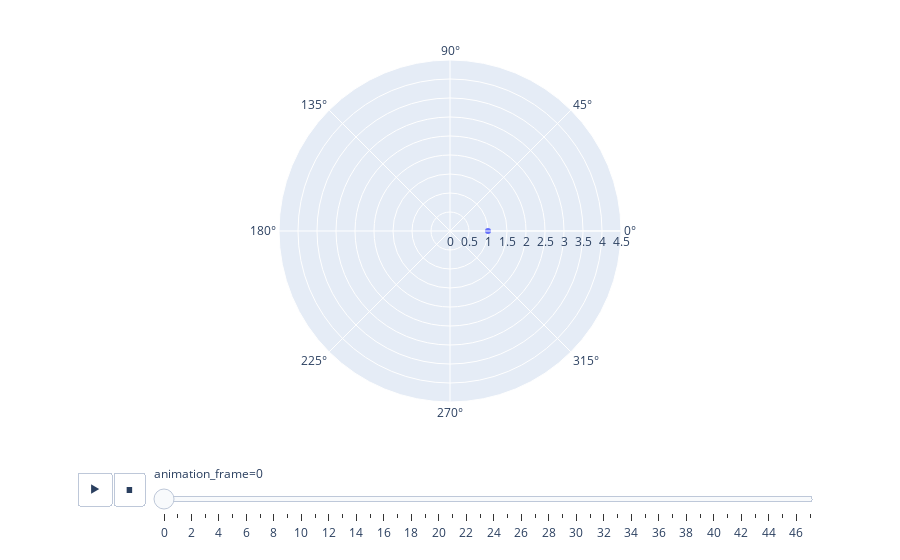

Notebook code cell kept with this figure:
### Code cell
px.scatter_polar(r=1.03**t, theta=t*𝜃,
                 animation_frame=t,
                 start_angle=0,
                 range_r=[0, 4.5],
                 direction='counterclockwise')

### Figure 1 — Plotly figure (JSON) as saved in the notebook; plotly's stock layout.template omitted (floating-point values rounded to 4 significant figures)
{"data": [{"hovertemplate": "animation_frame=0<br>r=%{r}<br>theta=%{theta}<extra></extra>", "legendgroup": "", "marker": {"color": "#636efa", "symbol": "circle"}, "mode": "markers", "name": "", "r": [1.0], "showlegend": false, "subplot": "polar", "theta": [0], "type": "scatterpolar"}], "layout": {"legend": {"tracegroupgap": 0}, "margin": {"t": 60}, "polar": {"angularaxis": {"direction": "counterclockwise", "rotation": 0}, "domain": {"x": [0.0, 1.0], "y": [0.0, 1.0]}, "radialaxis": {"range": [0, 4.5]}}, "sliders": [{"active": 0, "currentvalue": {"prefix": "animation_frame="}, "len": 0.9, "pad": {"b": 10, "t": 60}, "steps": [{"args": [["0"], {"frame": {"duration": 0, "redraw": true}, "fromcurrent": true, "mode": "immediate", "transition": {"duration": 0, "easing": "linear"}}], "label": "0", "method": "animate"}, {"args": [["1"], {"frame": {"duration": 0, "redraw": true}, "fromcurrent": true, "mode": "immediate", "transition": {"duration": 0, "easing": "linear"}}], "label": "1", "method": "animate"}, {"args": [["2"], {"frame": {"duration": 0, "redraw": true}, "fromcurrent": true, "mode": "immediate", "transition": {"duration": 0, "easing": "linear"}}], "label": "2", "method": "animate"}, {"args": [["3"], {"frame": {"duration": 0, "redraw": true}, "fromcurrent": true, "mode": "immediate", "transition": {"duration": 0, "easing": "linear"}}], "label": "3", "method": "animate"}, {"args": [["4"], {"frame": {"duration": 0, "redraw": true}, "fromcurrent": true, "mode": "immediate", "transition": {"duration": 0, "easing": "linear"}}], "label": "4", "method": "animate"}, {"args": [["5"], {"frame": {"duration": 0, "redraw": true}, "fromcurrent": true, "mode": "immediate", "transition": {"duration": 0, "easing": "linear"}}], "label": "5", "method": "animate"}, {"args": [["6"], {"frame": {"duration": 0, "redraw": true}, "fromcurrent": true, "mode": "immediate", "transition": {"duration": 0, "easing": "linear"}}], "label": "6", "method": "animate"}, {"args": [["7"], {"frame": {"duration": 0, "redraw": true}, "fromcurrent": true, "mode": "immediate", "transition": {"duration": 0, "easing": "linear"}}], "label": "7", "method": "animate"}, {"args": [["8"], {"frame": {"duration": 0, "redraw": true}, "fromcurrent": true, "mode": "immediate", "transition": {"duration": 0, "easing": "linear"}}], "label": "8", "method": "animate"}, {"args": [["9"], {"frame": {"duration": 0, "redraw": true}, "fromcurrent": true, "mode": "immediate", "transition": {"duration": 0, "easing": "linear"}}], "label": "9", "method": "animate"}, {"args": [["10"], {"frame": {"duration": 0, "redraw": true}, "fromcurrent": true, "mode": "immediate", "transition": {"duration": 0, "easing": "linear"}}], "label": "10", "method": "animate"}, {"args": [["11"], {"frame": {"duration": 0, "redraw": true}, "fromcurrent": true, "mode": "immediate", "transition": {"duration": 0, "easing": "linear"}}], "label": "11", "method": "animate"}, {"args": [["12"], {"frame": {"duration": 0, "redraw": true}, "fromcurrent": true, "mode": "immediate", "transition": {"duration": 0, "easing": "linear"}}], "label": "12", "method": "animate"}, {"args": [["13"], {"frame": {"duration": 0, "redraw": true}, "fromcurrent": true, "mode": "immediate", "transition": {"duration": 0, "easing": "linear"}}], "label": "13", "method": "animate"}, {"args": [["14"], {"frame": {"duration": 0, "redraw": true}, "fromcurrent": true, "mode": "immediate", "transition": {"duration": 0, "easing": "linear"}}], "label": "14", "method": "animate"}, {"args": [["15"], {"frame": {"duration": 0, "redraw": true}, "fromcurrent": true, "mode": "immediate", "transition": {"duration": 0, "easing": "linear"}}], "label": "15", "method": "animate"}, {"args": [["16"], {"frame": {"duration": 0, "redraw": true}, "fromcurrent": true, "mode": "immediate", "transition": {"duration": 0, "easing": "linear"}}], "label": "16", "method": "animate"}, {"args": [["17"], {"frame": {"duration": 0, "redraw": true}, "fromcurrent": true, "mode": "immediate", "transition": {"duration": 0, "easing": "linear"}}], "label": "17", "method": "animate"}, {"args": [["18"], {"frame": {"duration": 0, "redraw": true}, "fromcurrent": true, "mode": "immediate", "transition": {"duration": 0, "easing": "linear"}}], "label": "18", "method": "animate"}, {"args": [["19"], {"frame": {"duration": 0, "redraw": true}, "fromcurrent": true, "mode": "immediate", "transition": {"duration": 0, "easing": "linear"}}], "label": "19", "method": "animate"}, {"args": [["20"], {"frame": {"duration": 0, "redraw": true}, "fromcurrent": true, "mode": "immediate", "transition": {"duration": 0, "easing": "linear"}}], "label": "20", "method": "animate"}, {"args": [["21"], {"frame": {"duration": 0, "redraw": true}, "fromcurrent": true, "mode": "immediate", "transition": {"duration": 0, "easing": "linear"}}], "label": "21", "method": "animate"}, {"args": [["22"], {"frame": {"duration": 0, "redraw": true}, "fromcurrent": true, "mode": "immediate", "transition": {"duration": 0, "easing": "linear"}}], "label": "22", "method": "animate"}, {"args": [["23"], {"frame": {"duration": 0, "redraw": true}, "fromcurrent": true, "mode": "immediate", "transition": {"duration": 0, "easing": "linear"}}], "label": "23", "method": "animate"}, {"args": [["24"], {"frame": {"duration": 0, "redraw": true}, "fromcurrent": true, "mode": "immediate", "transition": {"duration": 0, "easing": "linear"}}], "label": "24", "method": "animate"}, {"args": [["25"], {"frame": {"duration": 0, "redraw": true}, "fromcurrent": true, "mode": "immediate", "transition": {"duration": 0, "easing": "linear"}}], "label": "25", "method": "animate"}, {"args": [["26"], {"frame": {"duration": 0, "redraw": true}, "fromcurrent": true, "mode": "immediate", "transition": {"duration": 0, "easing": "linear"}}], "label": "26", "method": "animate"}, {"args": [["27"], {"frame": {"duration": 0, "redraw": true}, "fromcurrent": true, "mode": "immediate", "transition": {"duration": 0, "easing": "linear"}}], "label": "27", "method": "animate"}, {"args": [["28"], {"frame": {"duration": 0, "redraw": true}, "fromcurrent": true, "mode": "immediate", "transition": {"duration": 0, "easing": "linear"}}], "label": "28", "method": "animate"}, {"args": [["29"], {"frame": {"duration": 0, "redraw": true}, "fromcurrent": true, "mode": "immediate", "transition": {"duration": 0, "easing": "linear"}}], "label": "29", "method": "animate"}, {"args": [["30"], {"frame": {"duration": 0, "redraw": true}, "fromcurrent": true, "mode": "immediate", "transition": {"duration": 0, "easing": "linear"}}], "label": "30", "method": "animate"}, {"args": [["31"], {"frame": {"duration": 0, "redraw": true}, "fromcurrent": true, "mode": "immediate", "transition": {"duration": 0, "easing": "linear"}}], "label": "31", "method": "animate"}, {"args": [["32"], {"frame": {"duration": 0, "redraw": true}, "fromcurrent": true, "mode": "immediate", "transition": {"duration": 0, "easing": "linear"}}], "label": "32", "method": "animate"}, {"args": [["33"], {"frame": {"duration": 0, "redraw": true}, "fromcurrent": true, "mode": "immediate", "transition": {"duration": 0, "easing": "linear"}}], "label": "33", "method": "animate"}, {"args": [["34"], {"frame": {"duration": 0, "redraw": true}, "fromcurrent": true, "mode": "immediate", "transition": {"duration": 0, "easing": "linear"}}], "label": "34", "method": "animate"}, {"args": [["35"], {"frame": {"duration": 0, "redraw": true}, "fromcurrent": true, "mode": "immediate", "transition": {"duration": 0, "easing": "linear"}}], "label": "35", "method": "animate"}, {"args": [["36"], {"frame": {"duration": 0, "redraw": true}, "fromcurrent": true, "mode": "immediate", "transition": {"duration": 0, "easing": "linear"}}], "label": "36", "method": "animate"}, {"args": [["37"], {"frame": {"duration": 0, "redraw": true}, "fromcurrent": true, "mode": "immediate", "transition": {"duration": 0, "easing": "linear"}}], "label": "37", "method": "animate"}, {"args": [["38"], {"frame": {"duration": 0, "redraw": true}, "fromcurrent": true, "mode": "immediate", "transition": {"duration": 0, "easing": "linear"}}], "label": "38", "method": "animate"}, {"args": [["39"], {"frame": {"duration": 0, "redraw": true}, "fromcurrent": true, "mode": "immediate", "transition": {"duration": 0, "easing": "linear"}}], "label": "39", "method": "animate"}, {"args": [["40"], {"frame": {"duration": 0, "redraw": true}, "fromcurrent": true, "mode": "immediate", "transition": {"duration": 0, "easing": "linear"}}], "label": "40", "method": "animate"}, {"args": [["41"], {"frame": {"duration": 0, "redraw": true}, "fromcurrent": true, "mode": "immediate", "transition": {"duration": 0, "easing": "linear"}}], "label": "41", "method": "animate"}, {"args": [["42"], {"frame": {"duration": 0, "redraw": true}, "fromcurrent": true, "mode": "immediate", "transition": {"duration": 0, "easing": "linear"}}], "label": "42", "method": "animate"}, {"args": [["43"], {"frame": {"duration": 0, "redraw": true}, "fromcurrent": true, "mode": "immediate", "transition": {"duration": 0, "easing": "linear"}}], "label": "43", "method": "animate"}, {"args": [["44"], {"frame": {"duration": 0, "redraw": true}, "fromcurrent": true, "mode": "immediate", "transition": {"duration": 0, "easing": "linear"}}], "label": "44", "method": "animate"}, {"args": [["45"], {"frame": {"duration": 0, "redraw": true}, "fromcurrent": true, "mode": "immediate", "transition": {"duration": 0, "easing": "linear"}}], "label": "45", "method": "animate"}, {"args": [["46"], {"frame": {"duration": 0, "redraw": true}, "fromcurrent": true, "mode": "immediate", "transition": {"duration": 0, "easing": "linear"}}], "label": "46", "method": "animate"}, {"args": [["47"], {"frame": {"duration": 0, "redraw": true}, "fromcurrent": true, "mode": "immediate", "transition": {"duration": 0, "easing": "linear"}}], "label": "47", "method": "animate"}], "x": 0.1, "xanchor": "left", "y": 0, "yanchor": "top"}], "updatemenus": [{"buttons": [{"args": [null, {"frame": {"duration": 500, "redraw": true}, "fromcurrent": true, "mode": "immediate", "transition": {"duration": 500, "easing": "linear"}}], "label": "&#9654;", "method": "animate"}, {"args": [[null], {"frame": {"duration": 0, "redraw": true}, "fromcurrent": true, "mode": "immediate", "transition": {"duration": 0, "easing": "linear"}}], "label": "&#9724;", "method": "animate"}], "direction": "left", "pad": {"r": 10, "t": 70}, "showactive": false, "type": "buttons", "x": 0.1, "xanchor": "right", "y": 0, "yanchor": "top"}]}}
